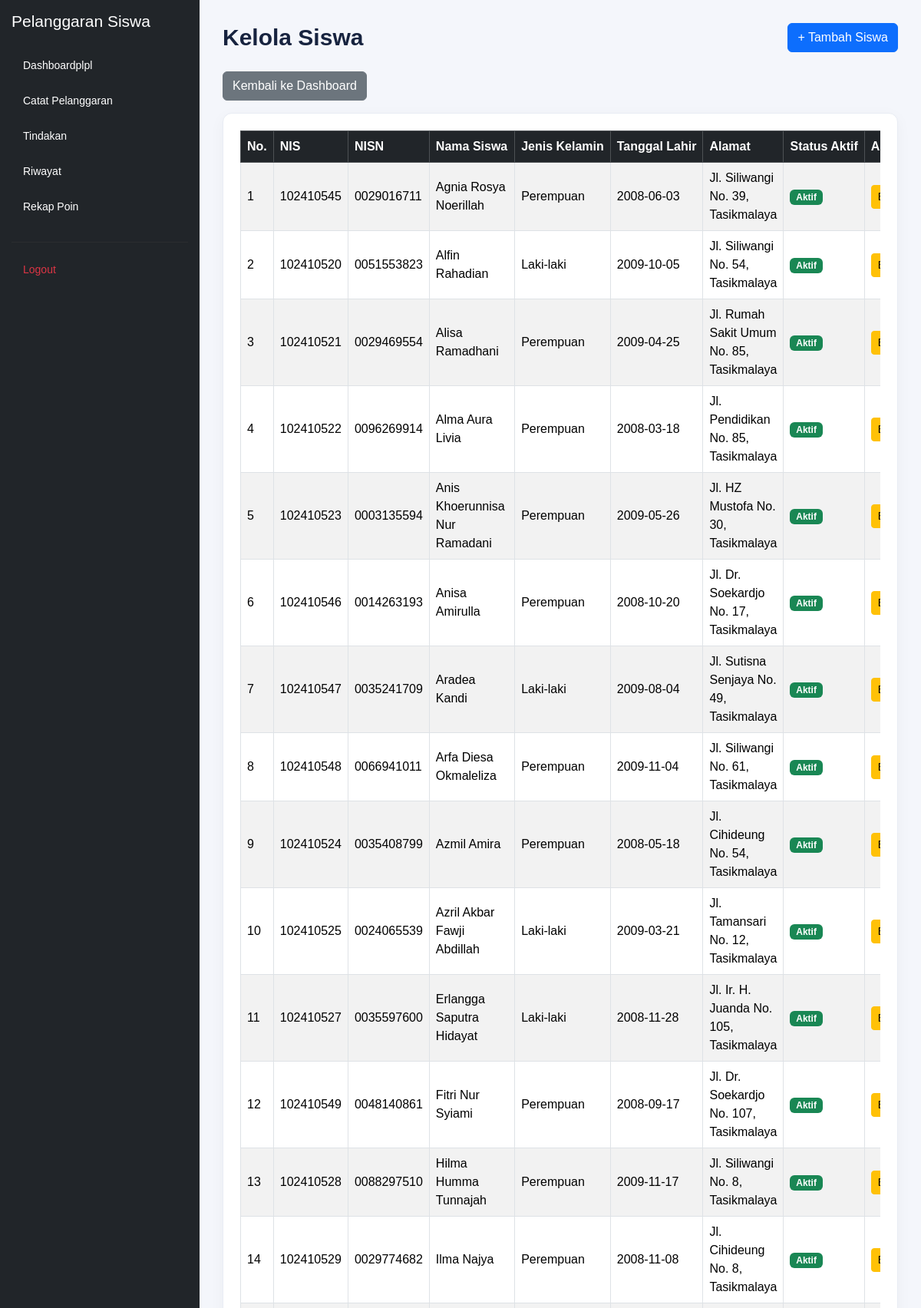
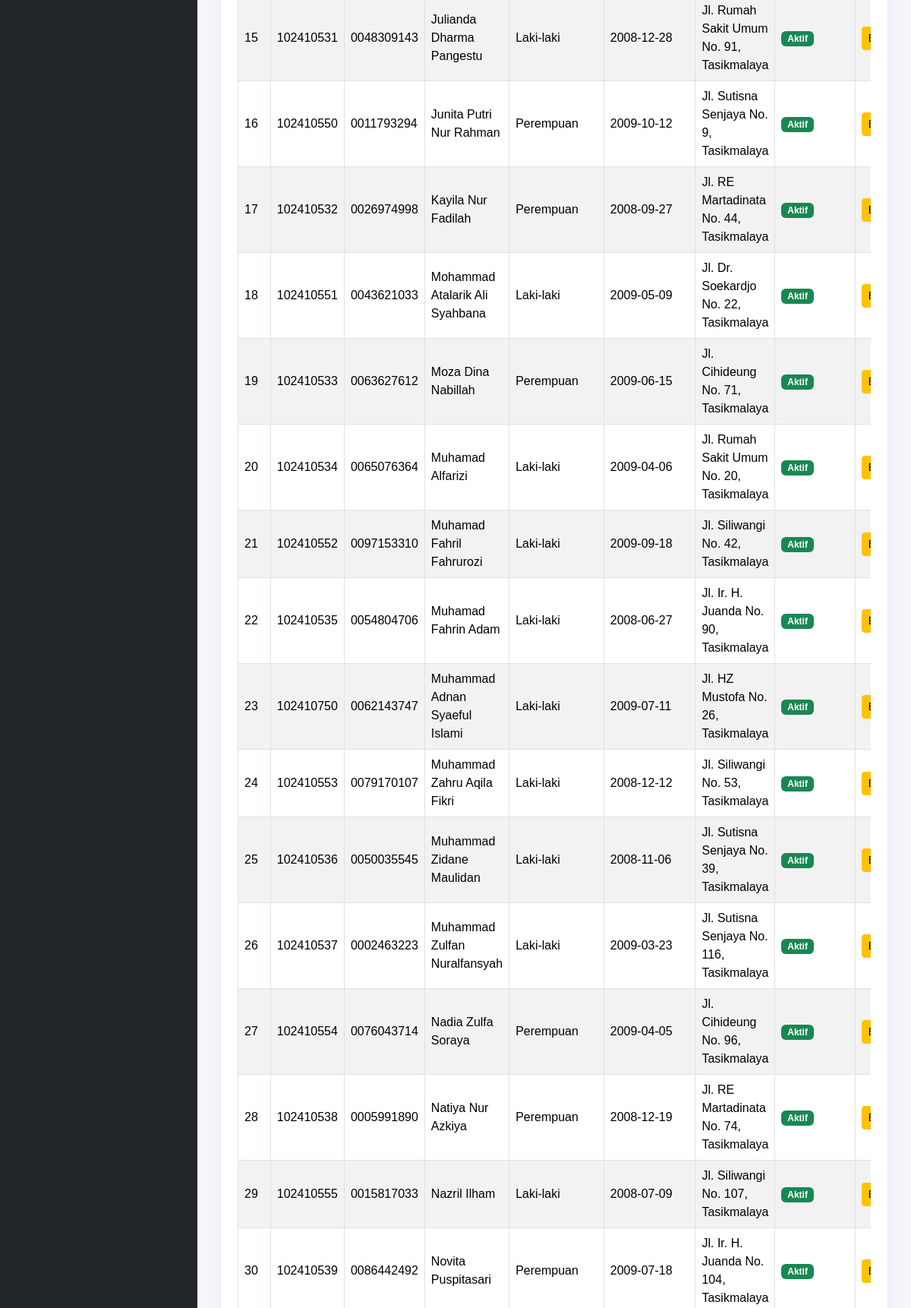
Screenshot of /kelola_siswa.php (signed in, upper part) with the database file from the repository (2 pictures, top to bottom).
### tables this page shows
CREATE TABLE `t_siswa` (
  `id` int(11) NOT NULL,
  `nis` varchar(10) DEFAULT NULL,
  `nisn` varchar(10) NOT NULL,
  `nama` varchar(150) DEFAULT NULL,
  `jenis_kelamin` char(1) NOT NULL,
  `tanggal_lahir` date NOT NULL,
  `alamat` text NOT NULL,
  `status_aktif` tinyint(1) NOT NULL,
  `created_at` timestamp NOT NULL DEFAULT current_timestamp(),
  `updated_at` timestamp NOT NULL DEFAULT current_timestamp()
);

### kelola_siswa.php (the view, shortened to what this page needs)
<?php
include 'config/koneksi.php';
$sql = "SELECT * FROM t_siswa ORDER BY nama ASC";
$hasil = mysqli_query($koneksi, $sql);
?>
<!DOCTYPE html>
<html lang="id">
<head>
    <link href="https://cdn.jsdelivr.net/npm/bootstrap@5.3.8/dist/css/bootstrap.min.css"
          rel="stylesheet">
    <link href="https://cdn.datatables.net/2.3.4/css/dataTables.bootstrap5.min.css"
          rel="stylesheet">
    <link rel="stylesheet" href="layout/style.css">
</head>
<body>
<div class="app-layout">
    <?php include 'layout/sidebar.php'; ?>
    <main class="content-area">
        <div class="page-header">
            <h1 class="page-title">Kelola Siswa</h1>
            <a href="tambah_siswa.php" class="btn btn-primary">
                + Tambah Siswa
            </a>
        </div>
        <div class="mb-3">
            <a href="dashboard.php" class="btn btn-secondary">
                Kembali ke Dashboard
            </a>
        </div>
        <div class="card table-card">
            <div class="card-body">
                <div class="table-responsive">
                    <table id="tabelSiswa"
                           class="table table-striped table-bordered table-hover align-middle">
                        <thead class="table-dark">
                            <tr>
                                <th>No.</th>
                                <th>NIS</th>
                                <th>NISN</th>
                                <th>Nama Siswa</th>
                                <th>Jenis Kelamin</th>
                                <th>Tanggal Lahir</th>
                                <th>Alamat</th>
                                <th>Status Aktif</th>
                                <th>Aksi</th>
                            </tr>
                        </thead>
                        <tbody>
                            <?php
                            $no = 1;
                            while ($row = mysqli_fetch_assoc($hasil)) {
                            ?>
                            <tr>
                                <td><?= $no++ ?></td>
                                <td>
                                    <?= htmlspecialchars($row['nis'] ?? '') ?>
                                </td>
                                <td>
                                    <?= htmlspecialchars($row['nisn'] ?? '') ?>
                                </td>
                                <td>
                                    <?= htmlspecialchars($row['nama'] ?? '') ?>
                                </td>
                                <td>
                                    <?php
                                    if (($row['jenis_kelamin'] ?? '') === 'L') {
                                        echo 'Laki-laki';
                                    } elseif (($row['jenis_kelamin'] ?? '') === 'P') {
                                        echo 'Perempuan';
                                    } else {
                                        echo '-';
                                    }
                                    ?>
                                </td>
                                <td>
                                    <?= htmlspecialchars($row['tanggal_lahir'] ?? '') ?>
                                </td>
                                <td>
                                    <?= htmlspecialchars($row['alamat'] ?? '') ?>
                                </td>
                                <td>
                                    <?php if (($row['status_aktif'] ?? 0) == 1) { ?>
                                        <span class="badge bg-success">Aktif</span>
                                    <?php } else { ?>
                                        <span class="badge bg-secondary">Tidak Aktif</span>
                                    <?php } ?>
                                </td>
                                <td class="text-nowrap">
                                    <a href="edit_siswa.php?id=<?= urlencode((string)$row['id']) ?>"
                                       class="btn btn-warning btn-sm">
                                    </a>
                                </td>
                            </tr>
                            <?php } ?>
                        </tbody>
                    </table>
                </div>
            </div>
        </div>
    </main>
</div>
</body>
</html>

### layout/style.css (style rules this page uses)
:root { --primary: #3659d9; --navy: #17233f; --background: #f4f6fb; --text-muted: #778198; --border: #e8ecf4; }
* { box-sizing: border-box; }
body { margin: 0; font-family: 'Poppins', sans-serif; background: var(--background); color: var(--navy); }
.page-header { margin-bottom: 28px; }
.page-title { font-size: 27px; font-weight: 700; margin-top: 7px; }

### kelola_siswa.php (style rules this page uses)
.app-layout { display: flex; align-items: stretch; width: 100%; min-height: 100vh; }
.content-area { flex: 1 1 0; min-width: 0; padding: 30px; background: #f4f6fb; }
.page-header { display: flex; justify-content: space-between; align-items: center; flex-wrap: wrap; gap: 15px; margin-bottom: 25px; }
.page-title { margin: 0; font-size: 30px; font-weight: 700; color: #17233f; }
.table-card { width: 100%; max-width: 100%; border: 1px solid #e8ecf4; border-radius: 12px; background: #fff; box-shadow: 0 5px 20px rgba(23, 35, 63, 0.04); }
.table-card .card-body { min-width: 0; padding: 22px; }
.table-responsive { width: 100%; }
#tabelSiswa { width: 100% !important; }
#tabelSiswa th { vertical-align: middle; white-space: nowrap; }
#tabelSiswa td { vertical-align: middle; }

### rows the page displays
t_siswa: nis "102410545", nisn "0029016711", nama "Agnia Rosya Noerillah", jenis_kelamin "Perempuan", tanggal_lahir "2008-06-03", alamat "Jl. Siliwangi No. 39, Tasikmalaya", status_aktif "Aktif"
t_siswa: nis "102410520", nisn "0051553823", nama "Alfin Rahadian", jenis_kelamin "Laki-laki", tanggal_lahir "2009-10-05", alamat "Jl. Siliwangi No. 54, Tasikmalaya", status_aktif "Aktif"
t_siswa: nis "102410521", nisn "0029469554", nama "Alisa Ramadhani", jenis_kelamin "Perempuan", tanggal_lahir "2009-04-25", alamat "Jl. Rumah Sakit Umum No. 85, Tasikmalaya", status_aktif "Aktif"
t_siswa: nis "102410522", nisn "0096269914", nama "Alma Aura Livia", jenis_kelamin "Perempuan", tanggal_lahir "2008-03-18", alamat "Jl. Pendidikan No. 85, Tasikmalaya", status_aktif "Aktif"
t_siswa: nis "102410523", nisn "0003135594", nama "Anis Khoerunnisa Nur Ramadani", jenis_kelamin "Perempuan", tanggal_lahir "2009-05-26", alamat "Jl. HZ Mustofa No. 30, Tasikmalaya", status_aktif "Aktif"
t_siswa: nis "102410546", nisn "0014263193", nama "Anisa Amirulla", jenis_kelamin "Perempuan", tanggal_lahir "2008-10-20", alamat "Jl. Dr. Soekardjo No. 17, Tasikmalaya", status_aktif "Aktif"
t_siswa: nis "102410547", nisn "0035241709", nama "Aradea Kandi", jenis_kelamin "Laki-laki", tanggal_lahir "2009-08-04", alamat "Jl. Sutisna Senjaya No. 49, Tasikmalaya", status_aktif "Aktif"
t_siswa: nis "102410548", nisn "0066941011", nama "Arfa Diesa Okmaleliza", jenis_kelamin "Perempuan", tanggal_lahir "2009-11-04", alamat "Jl. Siliwangi No. 61, Tasikmalaya", status_aktif "Aktif"
t_siswa: nis "102410524", nisn "0035408799", nama "Azmil Amira", jenis_kelamin "Perempuan", tanggal_lahir "2008-05-18", alamat "Jl. Cihideung No. 54, Tasikmalaya", status_aktif "Aktif"
t_siswa: nis "102410525", nisn "0024065539", nama "Azril Akbar Fawji Abdillah", jenis_kelamin "Laki-laki", tanggal_lahir "2009-03-21", alamat "Jl. Tamansari No. 12, Tasikmalaya", status_aktif "Aktif"
t_siswa: nis "102410527", nisn "0035597600", nama "Erlangga Saputra Hidayat", jenis_kelamin "Laki-laki", tanggal_lahir "2008-11-28", alamat "Jl. Ir. H. Juanda No. 105, Tasikmalaya", status_aktif "Aktif"
t_siswa: nis "102410549", nisn "0048140861", nama "Fitri Nur Syiami", jenis_kelamin "Perempuan", tanggal_lahir "2008-09-17", alamat "Jl. Dr. Soekardjo No. 107, Tasikmalaya", status_aktif "Aktif"
t_siswa: nis "102410528", nisn "0088297510", nama "Hilma Humma Tunnajah", jenis_kelamin "Perempuan", tanggal_lahir "2009-11-17", alamat "Jl. Siliwangi No. 8, Tasikmalaya", status_aktif "Aktif"
t_siswa: nis "102410529", nisn "0029774682", nama "Ilma Najya", jenis_kelamin "Perempuan", tanggal_lahir "2008-11-08", alamat "Jl. Cihideung No. 8, Tasikmalaya", status_aktif "Aktif"
t_siswa: nis "102410531", nisn "0048309143", nama "Julianda Dharma Pangestu", jenis_kelamin "Laki-laki", tanggal_lahir "2008-12-28", alamat "Jl. Rumah Sakit Umum No. 91, Tasikmalaya", status_aktif "Aktif"
t_siswa: nis "102410550", nisn "0011793294", nama "Junita Putri Nur Rahman", jenis_kelamin "Perempuan", tanggal_lahir "2009-10-12", alamat "Jl. Sutisna Senjaya No. 9, Tasikmalaya", status_aktif "Aktif"
t_siswa: nis "102410532", nisn "0026974998", nama "Kayila Nur Fadilah", jenis_kelamin "Perempuan", tanggal_lahir "2008-09-27", alamat "Jl. RE Martadinata No. 44, Tasikmalaya", status_aktif "Aktif"
t_siswa: nis "102410551", nisn "0043621033", nama "Mohammad Atalarik Ali Syahbana", jenis_kelamin "Laki-laki", tanggal_lahir "2009-05-09", alamat "Jl. Dr. Soekardjo No. 22, Tasikmalaya", status_aktif "Aktif"
t_siswa: nis "102410533", nisn "0063627612", nama "Moza Dina Nabillah", jenis_kelamin "Perempuan", tanggal_lahir "2009-06-15", alamat "Jl. Cihideung No. 71, Tasikmalaya", status_aktif "Aktif"
t_siswa: nis "102410534", nisn "0065076364", nama "Muhamad Alfarizi", jenis_kelamin "Laki-laki", tanggal_lahir "2009-04-06", alamat "Jl. Rumah Sakit Umum No. 20, Tasikmalaya", status_aktif "Aktif"
t_siswa: nis "102410552", nisn "0097153310", nama "Muhamad Fahril Fahrurozi", jenis_kelamin "Laki-laki", tanggal_lahir "2009-09-18", alamat "Jl. Siliwangi No. 42, Tasikmalaya", status_aktif "Aktif"
t_siswa: nis "102410535", nisn "0054804706", nama "Muhamad Fahrin Adam", jenis_kelamin "Laki-laki", tanggal_lahir "2008-06-27", alamat "Jl. Ir. H. Juanda No. 90, Tasikmalaya", status_aktif "Aktif"
t_siswa: nis "102410750", nisn "0062143747", nama "Muhammad Adnan Syaeful Islami", jenis_kelamin "Laki-laki", tanggal_lahir "2009-07-11", alamat "Jl. HZ Mustofa No. 26, Tasikmalaya", status_aktif "Aktif"
t_siswa: nis "102410553", nisn "0079170107", nama "Muhammad Zahru Aqila Fikri", jenis_kelamin "Laki-laki", tanggal_lahir "2008-12-12", alamat "Jl. Siliwangi No. 53, Tasikmalaya", status_aktif "Aktif"
t_siswa: nis "102410536", nisn "0050035545", nama "Muhammad Zidane Maulidan", jenis_kelamin "Laki-laki", tanggal_lahir "2008-11-06", alamat "Jl. Sutisna Senjaya No. 39, Tasikmalaya", status_aktif "Aktif"
t_siswa: nis "102410537", nisn "0002463223", nama "Muhammad Zulfan Nuralfansyah", jenis_kelamin "Laki-laki", tanggal_lahir "2009-03-23", alamat "Jl. Sutisna Senjaya No. 116, Tasikmalaya", status_aktif "Aktif"
t_siswa: nis "102410554", nisn "0076043714", nama "Nadia Zulfa Soraya", jenis_kelamin "Perempuan", tanggal_lahir "2009-04-05", alamat "Jl. Cihideung No. 96, Tasikmalaya", status_aktif "Aktif"
t_siswa: nis "102410538", nisn "0005991890", nama "Natiya Nur Azkiya", jenis_kelamin "Perempuan", tanggal_lahir "2008-12-19", alamat "Jl. RE Martadinata No. 74, Tasikmalaya", status_aktif "Aktif"
t_siswa: nis "102410555", nisn "0015817033", nama "Nazril Ilham", jenis_kelamin "Laki-laki", tanggal_lahir "2008-07-09", alamat "Jl. Siliwangi No. 107, Tasikmalaya", status_aktif "Aktif"
t_siswa: nis "102410539", nisn "0086442492", nama "Novita Puspitasari", jenis_kelamin "Perempuan", tanggal_lahir "2009-07-18", alamat "Jl. Ir. H. Juanda No. 104, Tasikmalaya", status_aktif "Aktif"
